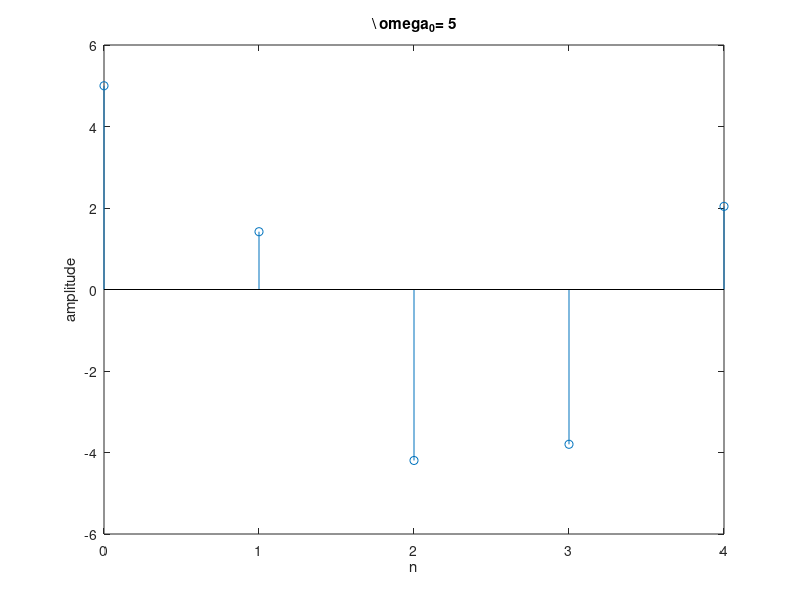

Write the MATLAB code that produced this figure.
clc; 
clear all; 
close all; 
L=input('Desired length= '); 
A=input('Amplitude= '); 
omega=input('Angular frequency= '); 
n=0:L-1;
x=A*cos(omega*n); 
stem(n,x);
xlabel('n');
ylabel('amplitude'); 
title(['\ omega_0= ',num2str(omega)]);
